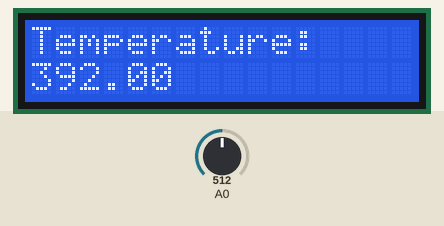
Bench run of a sketch on a simulated Arduino Uno, built with avr-gcc and run on an emulated ATmega328P. Parts: 16×2 character LCD. The test bench sets the inputs (shaded band); at power-on: A0 = 512.

Above: at 1.2 s.
1.3 s: A0 set to 716
At 3.2 s:
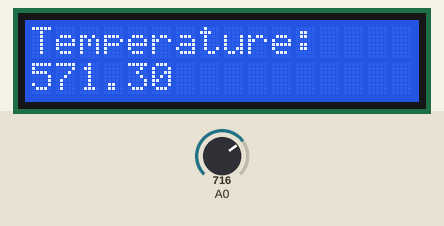
3.5 s: A0 set to 900
At 4.9 s:
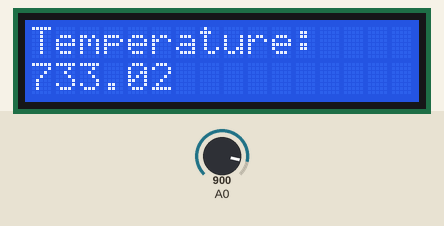
5.5 s: A0 set to 1023
At 6.5 s:
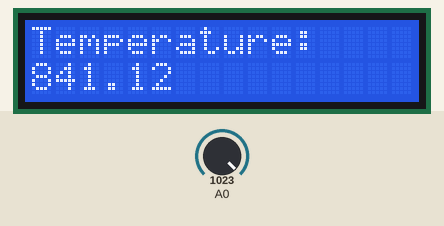
Timing chart, 0 to 8.5 s (numbered marks = the images above; inputs shaded):
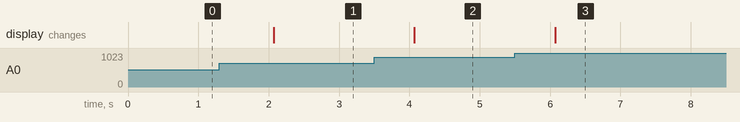

The sketch:

LCD_Scrolling_from_user_input.ino
```cpp
#include <LiquidCrystal.h>

LiquidCrystal lcd(12, 11, 5, 4, 3, 2);

const int temperaturePin = 0;

int ledPin = 13;

void setup()
{
  lcd.begin(16, 2);

  lcd.print("Temperature:");

  Serial.begin(9600);
}

void loop()
{
  float voltage, degreesC, degreesF, setTemp;

  voltage = getVoltage(temperaturePin);

  degreesC = (voltage - 0.5) * 100.0;

  degreesF = degreesC * (9.0/5.0) + 32.0;

  setTemp = 71.5;

  if(degreesF > setTemp)
  {
    digitalWrite(ledPin, HIGH);
  }
  else
  {
   digitalWrite(ledPin, LOW);
  }

  lcd.setCursor(0, 1);

  lcd.print(degreesF);

  delay(1000);
}
float getVoltage(int pin)
{

  return (analogRead(pin) * 0.004882814);

}
```

Measured:
- after the input at 1.3 s, the display: changes after 0.77 s (image 1)
- after the input at 3.5 s, the display: changes after 0.57 s (image 2)
- after the input at 5.5 s, the display: changes after 0.57 s (image 3)
